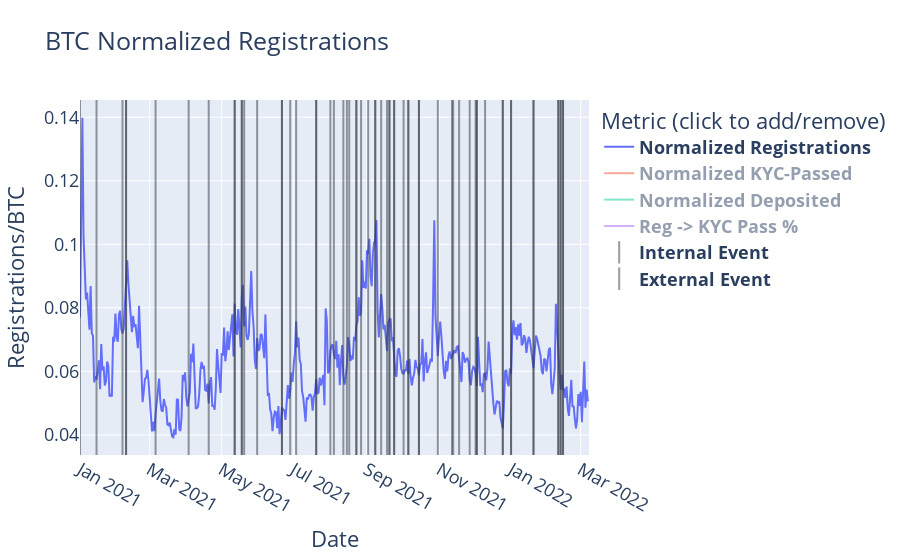

This figure's notebook cell:
### Code cell
import plotly.graph_objects as go
from plotly.validators.scatter.marker import SymbolValidator
import plotly.io as pio

fig = go.Figure()

fig.add_trace(go.Scatter(x=df["Registration Date"], y=df["Registrations"]/df["BTC Price"],
                         name="<b>Normalized Registrations</b>",  hovertext=df[["Registrations", "BTC Price"]], hovertemplate=" %{y}<br><b>Regs</b>: %{hovertext[0]}<br><b>BTC Price</b>: %{hovertext[1]:$,.0f}<br>"
                         ))

fig.add_trace(go.Scatter(x=df["Registration Date"], y=df["Passed KYC"]/df["BTC Price"],
                         name="<b>Normalized KYC-Passed</b>", visible='legendonly',
                         hovertext=df["Passed KYC"], hovertemplate=" %{y}<br><b>Passed KYC</b>: %{hovertext}<br>"
                         ))

fig.add_trace(go.Scatter(x=df["Registration Date"], y=df["Made a Deposit"]/df["BTC Price"],
                         name="<b>Normalized Deposited</b>", visible='legendonly',
                         hovertext=df["Made a Deposit"], hovertemplate=" %{y}<br><b>Made a Deposit</b>: %{hovertext}<br>"
                         ))

fig.add_trace(go.Scatter(x=df["Registration Date"], y=df["Reg to KYC Passed %"],
                         name="<b>Reg -> KYC Pass %</b>", visible='legendonly',
                         hovertext=df["Reg to KYC Passed %"], hovertemplate=" %{y:.1%}<br>"
                         ))

# ----- circle version on regs --------
# fig.add_trace(go.Scatter(x=df_events["Registration Date"], y=df_events["Registrations"]/df_events["BTC Price"],
#                          name="Event", mode='markers', marker=dict(size=12, line=dict(width=2, color='DarkSlateGrey')),
#                          hovertext=df_events["Internal Event"]
#                          ))
fig.add_trace(go.Scatter(x=df_events["Registration Date"], y=[.05 for _ in range(df_events["Registration Date"].shape[0])],
                         name="<b>Internal Event</b>", mode='markers', marker_symbol="line-ns", marker=dict(size=100000, line=dict(width=2, color='rgba(50, 56, 68, 0.5)')),
                         hovertext=df_events["Internal Event"], hovertemplate="<i>%{hovertext}</i><br>", hoveron='points',
                         ))

fig.add_trace(go.Scatter(x=df_events_ex["Registration Date"], y=[.05 for _ in range(df_events_ex["Registration Date"].shape[0])],
                         name="<b>External Event</b>", mode='markers', marker_symbol="line-ns", marker=dict(size=100000, line=dict(width=2, color='rgba(50, 56, 68, 0.5)')),
                         hovertext=df_events_ex["External Event"], hovertemplate="<i>%{hovertext}</i><br>", hoveron='points',
                         ))

fig.update_layout(
    title="BTC Normalized Registrations",
    xaxis_title="Date",
    yaxis_title="Registrations/BTC",
    legend_title="Metric (click to add/remove)",
    font=dict(size=18),
    hovermode="x unified",
    hoverdistance=1,
    xaxis_range=['2021-01-01', df["Registration Date"][df["Registration Date"].shape[0]-1]],
    #template='plotly_dark'
)

# hovertemplate="%{x}%{hover.text}",
# df_events["Registrations"]/df_events["BTC Price"]

fig.show()

### Figure 1 — Plotly figure (JSON) as saved in the notebook; plotly's stock layout.template omitted (floating-point values rounded to 4 significant figures; data arrays with more than 128 entries replaced by an {"elided": "..."} marker saying what was removed)
{"data": [{"hovertemplate": " %{y}<br><b>Regs</b>: %{hovertext[0]}<br><b>BTC Price</b>: %{hovertext[1]:$,.0f}<br>", "hovertext": {"elided": "432x2 float values"}, "name": "<b>Normalized Registrations</b>", "x": {"elided": "432 str values"}, "y": {"elided": "432 float values"}, "type": "scatter"}, {"hovertemplate": " %{y}<br><b>Passed KYC</b>: %{hovertext}<br>", "hovertext": {"elided": "432 float values"}, "name": "<b>Normalized KYC-Passed</b>", "visible": "legendonly", "x": {"elided": "432 str values"}, "y": {"elided": "432 float values"}, "type": "scatter"}, {"hovertemplate": " %{y}<br><b>Made a Deposit</b>: %{hovertext}<br>", "hovertext": {"elided": "432 float values"}, "name": "<b>Normalized Deposited</b>", "visible": "legendonly", "x": {"elided": "432 str values"}, "y": {"elided": "432 float values"}, "type": "scatter"}, {"hovertemplate": " %{y:.1%}<br>", "hovertext": {"elided": "432 float values"}, "name": "<b>Reg -> KYC Pass %</b>", "visible": "legendonly", "x": {"elided": "432 str values"}, "y": {"elided": "432 float values"}, "type": "scatter"}, {"hoveron": "points", "hovertemplate": "<i>%{hovertext}</i><br>", "hovertext": ["BTC Rate: From 6.39% to 6.2 up to 2 BTC and 4.5% for the rest", "BTC rate to 4.7% from 4.5% for more than 2 BTC", "Started Sending Welcome email again", "", "BTC rate to 4% from 4.7% for more than 2 BTC", "BTC rate to 3.5% from 4% for more than 2 BTC", "Started sending Drip campagin to KYC not passed", "", "", "MA v4.8.0@9", "UK Block", "", "New York and Washington from 70% to 20% CR", "BTC rate to 6.2% up to 1 BTC from 2 BTC + ETH rate to 5.35% up to 100 ETH and 5.05% for the rest", "", "Started sending Drip campagins to KYC passed - No Deposit", "ToU / PP / Cookies Policy / $50+$50 / Appsflyer link", "Website announcing California Loans", "Celsius assets cross $20B", "Celsius assets cross $20B, then 1M users", "", "WS 1.0.7 ADA release", "Adding the webapp sign up flow to the website", "", "Kentucky Block", "NJ/TX C&D", "adding ETH promotional rates", "", "ETH rate to 3.5% for more than 100 ETH from 5.05%", "", "", "CTR to signup page start down trend from 12% to 6%", "New stablecoins promotion and rate updates", "BTC rate to 6.2% up to 0.25 BTC  and 3.05% for the rest", "Update BTC rewards rates | Customer Care main page update", "Invest Answers video goes live (signicant registations attributed). ATH daily regs 6,638", "Transition to Next.js", "Yaron news", "Roni news", "", "", "", "", "V5 launch, South Africa Spike (Azeteco BTC launch, this is like the Stripe of SA)", ""], "marker": {"line": {"color": "rgba(50, 56, 68, 0.5)", "width": 2}, "size": 100000, "symbol": "line-ns"}, "mode": "markers", "name": "<b>Internal Event</b>", "x": ["2021-01-01", "2021-01-15", "2021-02-06", "2021-02-09", "2021-03-06", "2021-04-03", "2021-04-20", "2021-05-12", "2021-05-18", "2021-05-20", "2021-05-31", "2021-06-21", "2021-06-28", "2021-07-03", "2021-07-20", "2021-08-01", "2021-08-04", "2021-08-12", "2021-08-15", "2021-08-17", "2021-08-23", "2021-08-27", "2021-09-02", "2021-09-08", "2021-09-13", "2021-09-18", "2021-09-20", "2021-09-24", "2021-10-02", "2021-10-06", "2021-10-15", "2021-10-31", "2021-11-12", "2021-11-13", "2021-11-18", "2021-11-27", "2021-12-02", "2021-12-03", "2021-12-10", "2021-12-25", "2022-01-01", "2022-01-20", "2022-02-10", "2022-02-12", "2022-02-14"], "y": [0.05, 0.05, 0.05, 0.05, 0.05, 0.05, 0.05, 0.05, 0.05, 0.05, 0.05, 0.05, 0.05, 0.05, 0.05, 0.05, 0.05, 0.05, 0.05, 0.05, 0.05, 0.05, 0.05, 0.05, 0.05, 0.05, 0.05, 0.05, 0.05, 0.05, 0.05, 0.05, 0.05, 0.05, 0.05, 0.05, 0.05, 0.05, 0.05, 0.05, 0.05, 0.05, 0.05, 0.05, 0.05], "type": "scatter"}, {"hoveron": "points", "hovertemplate": "<i>%{hovertext}</i><br>", "hovertext": ["Elon Musk BTC pump +10K in 1 day", "BTC crash", "CEL ATH", "CEL down more than 50% from ATH", "BTC bottom, BlockFi C&D", "Liquid Global $97M crypto hack", "BTC ATH, SEC Threatens to sue Coinbase over yield product ", "BTC Drops 23%", "China Crypto Crackdown", "DoJ establishes National Cryptocurrency Enforcement Team", "Tether, Bitfinex to pay $42.5 mln to settle CFTC charges", "Multicoin LP Dumping, BTC Crash", "X-mas", "New year -> retail surge, onchain volume rebound", "BTC Flash crash", "Canada Emergencies Act (Threatens to freeze bank accounts and take crypto)", "BTC $45K", "BlockFi $100M SEC fine"], "marker": {"line": {"color": "rgba(50, 56, 68, 0.5)", "width": 2}, "size": 100000, "symbol": "line-ns"}, "mode": "markers", "name": "<b>External Event</b>", "x": ["2021-02-09", "2021-05-12", "2021-05-18", "2021-06-21", "2021-07-20", "2021-08-23", "2021-09-08", "2021-09-20", "2021-09-24", "2021-10-06", "2021-10-15", "2021-12-03", "2021-12-25", "2022-01-01", "2022-01-20", "2022-02-10", "2022-02-12", "2022-02-14"], "y": [0.05, 0.05, 0.05, 0.05, 0.05, 0.05, 0.05, 0.05, 0.05, 0.05, 0.05, 0.05, 0.05, 0.05, 0.05, 0.05, 0.05, 0.05], "type": "scatter"}], "layout": {"font": {"size": 18}, "xaxis": {"title": {"text": "Date"}, "range": ["2021-01-01", "2022-03-08"]}, "title": {"text": "BTC Normalized Registrations"}, "yaxis": {"title": {"text": "Registrations/BTC"}}, "legend": {"title": {"text": "Metric (click to add/remove)"}}, "hovermode": "x unified", "hoverdistance": 1}}
